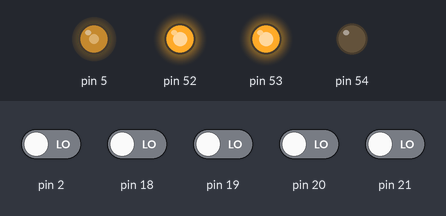
Bench run of a sketch on a simulated Arduino Mega 2560, built with avr-gcc and run on an emulated ATmega2560. Shown: output pins drawn as LEDs (lit = HIGH). The test bench sets the inputs (shaded band); at power-on: pin 2, pin 18–21 LOW. What the sketch prints to the serial monitor is not drawn.

Above: at 1.2 s.
1.3 s: pin 21 driven HIGH
At 1.6 s:
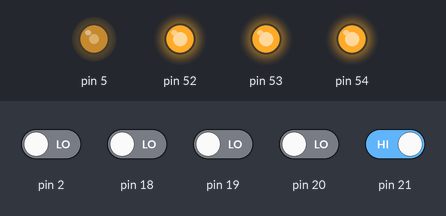
2.8 s: pin 21 driven LOW
At 3.6 s:
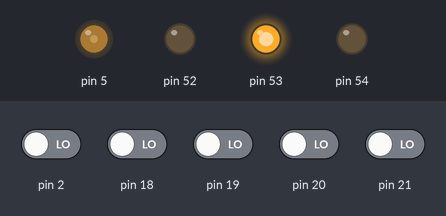
4.5 s: pin 21 driven HIGH
At 5.2 s:
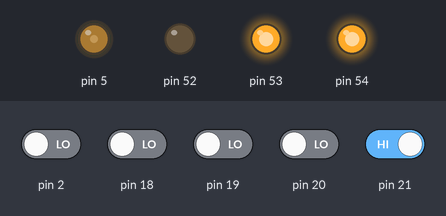
Timing chart, 0 to 7.5 s (numbered marks = the images above; inputs shaded):
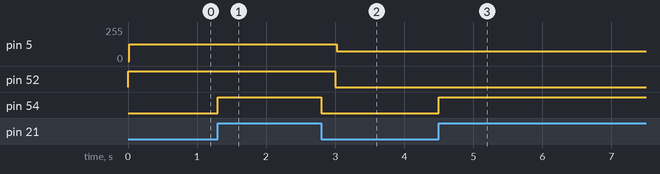

The sketch:

0715_PWM_Test.ino
```cpp
// 1 개의 Reicever 값에 대한 결과는 확인됨.
// 이유는 모르겠으나 아마도 코드 수행에 따른 결과에 의하여
// OCR3A 값이 기존의 1000 ~ 5000이 아닌
// 18000 ~ 36000 이 되었다.

unsigned long idx = 0;
unsigned char test = 0;

// Receiver를 통해 받는 값 저장용
unsigned long timer[5] = {0, 0, 0, 0, 0};
unsigned long pwm_value[5] = {0, 0, 0, 0, 0};

char flag00 = 0;
char flag01 = 0;
char flag02 = 0;
char flag03 = 0;
char flag04 = 0;

void setup() {
  // put your setup code here, to run once:
  UCSR0A = 0x00;
  UCSR0B = 0x18;
  UCSR0C = 0x06;
  UBRR0H = 0;
  UBRR0L = 103;

  // Motor 제어 Duty Cycle 생성 16bit timer
  TCCR3A = 0x82;
  // COMA1 COMA0 : 1 0 -> ICR1을 만나면 Clear
  // WGM11 WGM10 : 1 0 -> 14번모드 1 1 1 0 을 위함
  TCCR3B = 0x1A;
  // WGM13 WGM12 : 1 1 -> 14번모드 1 1 1 0 을 위함
  // CS12 CS11 CS10 : 분주율 8 -> 0 1 0 을 위함
  TCCR3C = 0x00;
  // PWM모드에서는 출력할 것이 없다.
  ICR3 = 40000;
  // TOP 설정
  // 분주 = 1/16 * 8 * 40000 = 20000nanoSec = 20ms
  // Duty Cycle 설정
  DDRE = 0x0F;
  // OC3A 출력  -> PE3
  // INT 4 입력 -> PE4

  // pwm 입력측정을 위한 외부 Interrupt
  EICRA = 0x55;
  // ISC31 ISC30 ISC21 ISC20 | ISC11 ISC10 ISC01 ISC00
  // INT 3, 2, 1, 0
  // Change 설정
  EICRB = 0x01;
  // INT 4
  // Change 설정 Change -> 0 1
  EIMSK = 0b00011111;
  // INT 4, 3, 2, 1, 0 Enable

  SREG |= 0x80;

  DDRF = 0x01;
  PORTF = 0x00;
  OCR3A = 1000;

  DDRB = 0x03;
  PORTB = 0x03;
}

void loop() {
  // put your main code here, to run repeatedly:

  UART_Putchar(pwm_value[0] >> 8);
  UART_Putchar(pwm_value[0]);
  long result = 1500 - pwm_value[0];
  if(result < 0){
    result = -result;
    PORTB = 0x01;
  }
  else{
    PORTB = 0x03;


  }
  if(result < 100){
    result = 0;
  }
  OCR3A = map(result, 0, 400, 18000, 36000);
  //OCR3A = 30000;
  delay(500);
}

// PD0
ISR(INT0_vect){
  if( (PIND & 0x01) == 0x01 ){
    timer[0] = micros();
    PORTF = 0x01;
  }
  else{
    if(timer[0] != 0){
      PORTF = 0x00;
      pwm_value[0] = micros() - timer[0];
      flag00 = 1;
    }
  }
}
// PD1
ISR(INT1_vect){
  if((PIND & (1 << 1))){
    timer[1] = idx;
  }
  else{
    if(timer[1] != 0){
      pwm_value[1] = idx - timer[1];
      flag01 = 1;
    }
  }
}
// PD2
ISR(INT2_vect){
  if((PIND & (1 << 2))){
    timer[0] = idx;
    test = 5;
  }
  else{
    if(timer[2] != 0){
      pwm_value[2] = idx - timer[2];
      flag02 = 1;
    }
  }
}
// PD3
ISR(INT3_vect){
  if((PIND & (1 << 3))){
    timer[3] = idx;
  }
  else{
    if(timer[3] != 0){
      pwm_value[3] = idx - timer[3];
      flag03 = 1;
    }
  }
}
// PE4
ISR(INT4_vect){
  if((PINE & (1 << 4))){
    timer[4] = idx;
  }
  else{
    if(timer[4] != 0){
      pwm_value[4] = idx - timer[4];
      flag04 = 1;
    }
  }
}

void UART_Putchar(unsigned char data){
  while((UCSR0A & 0x20) == 0x0){
    // UDRE0 이 1이 될때가지 대기
    // 즉 데이터 전송 버퍼가 비일때까지 대기
    // 전송버퍼가 비인다면 1로 Set 됨
    ;
  }
  UDR0 = data;
  //데이터 씀
}
```

Measured:
- after the input at 1.3 s, pin 54: LOW → HIGH at once
- after the input at 2.8 s, pin 5: 127/255 → 72/255 after 0.22 s; pin 52: HIGH → LOW after 0.20 s; pin 54: HIGH → LOW at once
- after the input at 4.5 s, pin 54: LOW → HIGH at once
